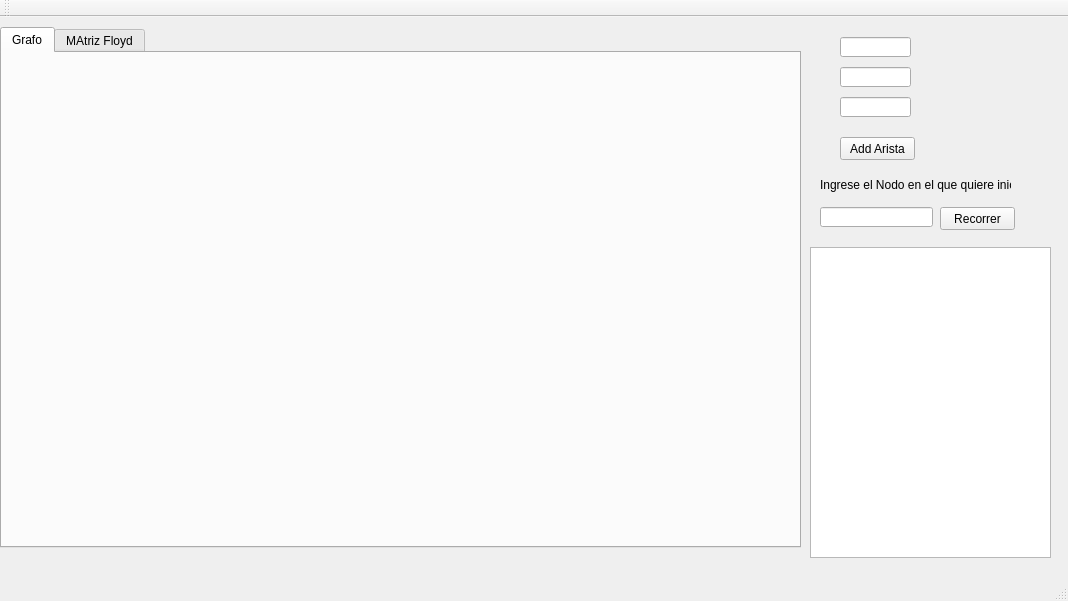
<?xml version="1.0" encoding="UTF-8"?>
<ui version="4.0">
 <class>MainWindow</class>
 <widget class="QMainWindow" name="MainWindow">
  <property name="geometry">
   <rect>
    <x>0</x>
    <y>0</y>
    <width>1068</width>
    <height>601</height>
   </rect>
  </property>
  <property name="windowTitle">
   <string>MainWindow</string>
  </property>
  <widget class="QWidget" name="centralWidget">
   <widget class="QPushButton" name="pbAddArista">
    <property name="geometry">
     <rect>
      <x>840</x>
      <y>120</y>
      <width>75</width>
      <height>23</height>
     </rect>
    </property>
    <property name="text">
     <string>Add Arista</string>
    </property>
   </widget>
   <widget class="QLineEdit" name="leInicio">
    <property name="geometry">
     <rect>
      <x>840</x>
      <y>20</y>
      <width>71</width>
      <height>20</height>
     </rect>
    </property>
   </widget>
   <widget class="QLineEdit" name="leFinal">
    <property name="geometry">
     <rect>
      <x>840</x>
      <y>50</y>
      <width>71</width>
      <height>20</height>
     </rect>
    </property>
   </widget>
   <widget class="QLineEdit" name="lePeso">
    <property name="geometry">
     <rect>
      <x>840</x>
      <y>80</y>
      <width>71</width>
      <height>20</height>
     </rect>
    </property>
   </widget>
   <widget class="QTabWidget" name="tabWidget">
    <property name="geometry">
     <rect>
      <x>0</x>
      <y>10</y>
      <width>801</width>
      <height>521</height>
     </rect>
    </property>
    <property name="currentIndex">
     <number>0</number>
    </property>
    <widget class="QWidget" name="tab">
     <attribute name="title">
      <string>Grafo</string>
     </attribute>
     <widget class="QWidget" name="gridLayoutWidget">
      <property name="geometry">
       <rect>
        <x>10</x>
        <y>10</y>
        <width>771</width>
        <height>481</height>
       </rect>
      </property>
      <layout class="QGridLayout" name="gridLayout"/>
     </widget>
    </widget>
    <widget class="QWidget" name="tab_2">
     <attribute name="title">
      <string>MAtriz Floyd</string>
     </attribute>
     <widget class="QTableWidget" name="tableWidget">
      <property name="geometry">
       <rect>
        <x>0</x>
        <y>0</y>
        <width>701</width>
        <height>411</height>
       </rect>
      </property>
      <property name="rowCount">
       <number>0</number>
      </property>
      <property name="columnCount">
       <number>0</number>
      </property>
     </widget>
     <widget class="QPushButton" name="pushButton">
      <property name="geometry">
       <rect>
        <x>710</x>
        <y>10</y>
        <width>75</width>
        <height>23</height>
       </rect>
      </property>
      <property name="text">
       <string>Floyd</string>
      </property>
     </widget>
    </widget>
   </widget>
   <widget class="QPushButton" name="Recorrer_PB">
    <property name="geometry">
     <rect>
      <x>940</x>
      <y>190</y>
      <width>75</width>
      <height>23</height>
     </rect>
    </property>
    <property name="text">
     <string>Recorrer</string>
    </property>
   </widget>
   <widget class="QLineEdit" name="Recorrer_LE">
    <property name="geometry">
     <rect>
      <x>820</x>
      <y>190</y>
      <width>113</width>
      <height>20</height>
     </rect>
    </property>
   </widget>
   <widget class="QLabel" name="label">
    <property name="geometry">
     <rect>
      <x>820</x>
      <y>160</y>
      <width>191</width>
      <height>16</height>
     </rect>
    </property>
    <property name="text">
     <string>Ingrese el Nodo en el que quiere iniciar</string>
    </property>
   </widget>
   <widget class="QListWidget" name="Recorrido_LW">
    <property name="geometry">
     <rect>
      <x>810</x>
      <y>230</y>
      <width>241</width>
      <height>311</height>
     </rect>
    </property>
   </widget>
  </widget>
  <widget class="QMenuBar" name="menuBar">
   <property name="geometry">
    <rect>
     <x>0</x>
     <y>0</y>
     <width>1068</width>
     <height>21</height>
    </rect>
   </property>
  </widget>
  <widget class="QToolBar" name="mainToolBar">
   <attribute name="toolBarArea">
    <enum>TopToolBarArea</enum>
   </attribute>
   <attribute name="toolBarBreak">
    <bool>false</bool>
   </attribute>
  </widget>
  <widget class="QStatusBar" name="statusBar"/>
 </widget>
 <layoutdefault spacing="6" margin="11"/>
 <resources/>
 <connections/>
</ui>
